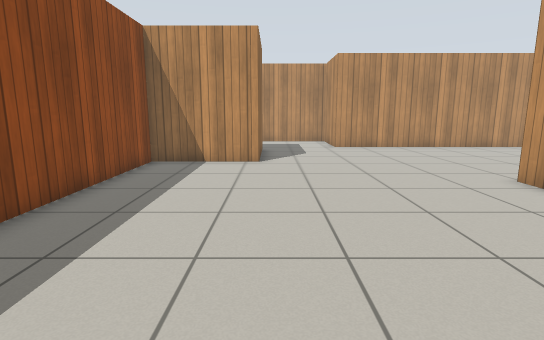
[1] (above)

18 first-person views from a walk through a world built for the Gazebo simulator. The camera is 0.94 m above the floor, tilts 10° down and sees 80° across. The floor is counted in squares, 0.5 m on a side. Each view is taken from the middle of a square. On the plan, view 1 faces up. The plan holds only what a view shows up to about 17 squares ahead; the rest is blank. The place goes on beyond the plan. Simple patterns stand in for the simulator's built-in surfaces.

[2]
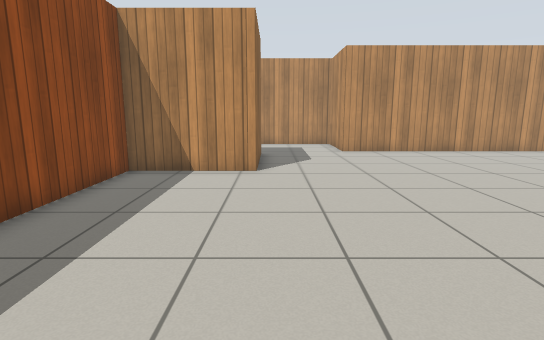

[3]
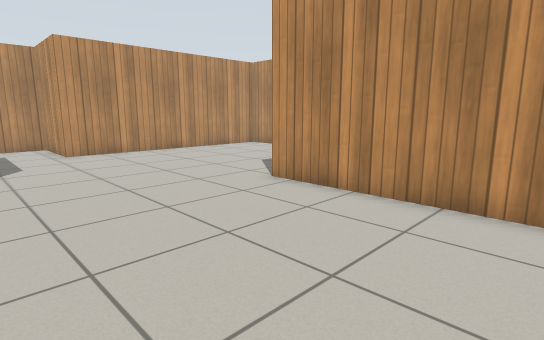

[4]
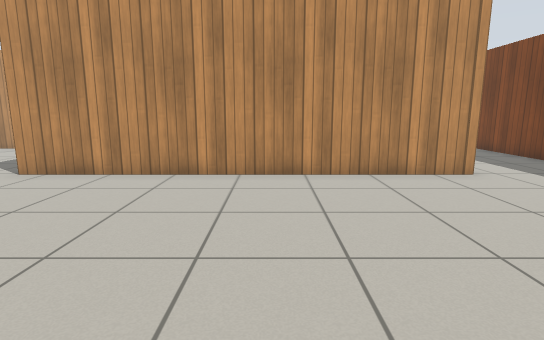

[5]
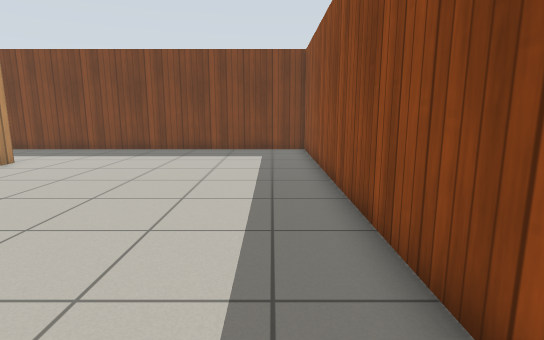

[6]
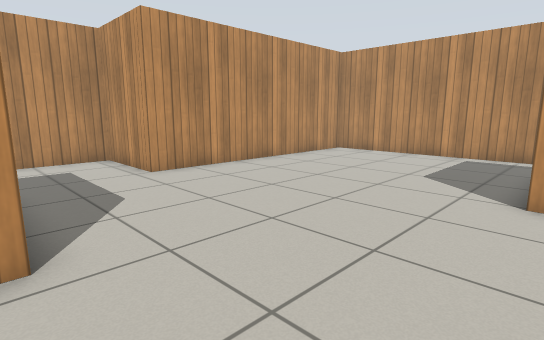

[7]
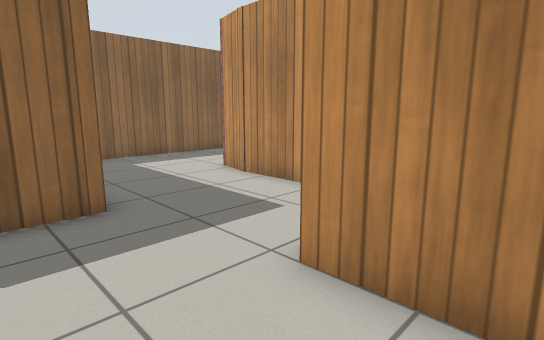

[8]
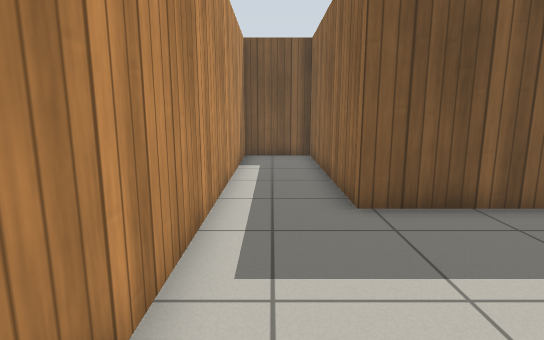

[9]
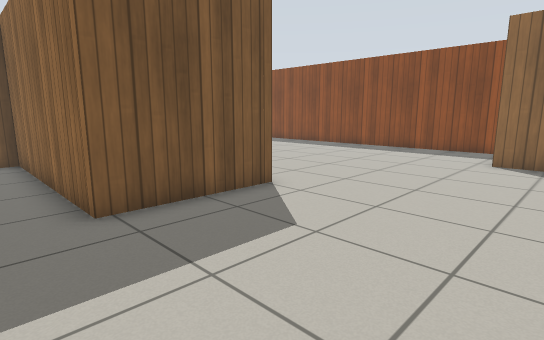

[10]
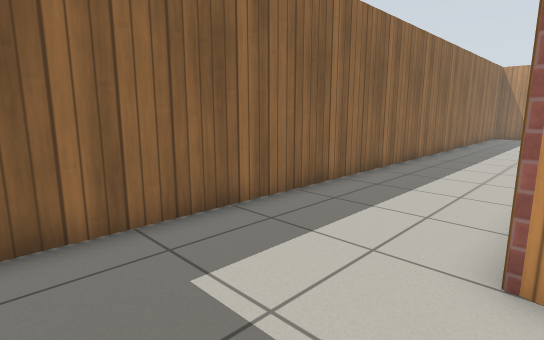

[11]
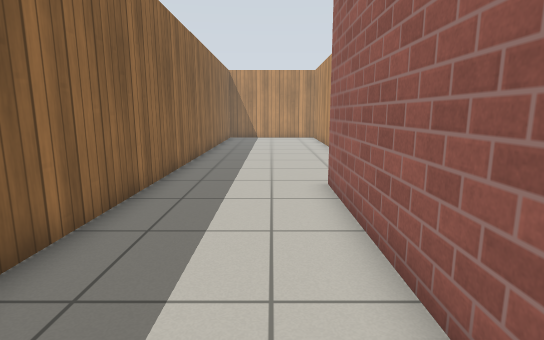

[12]
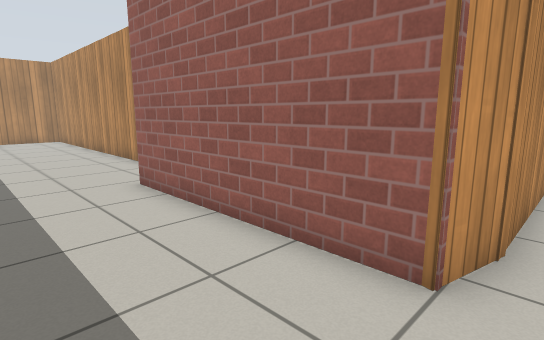

[13]
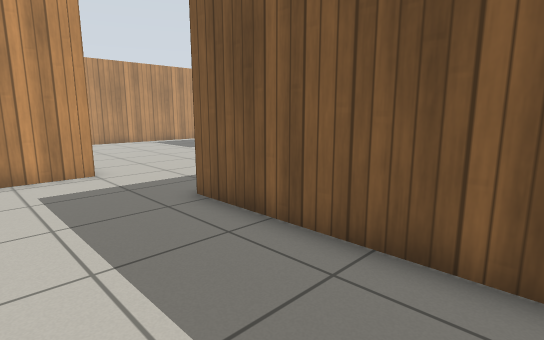

[14]
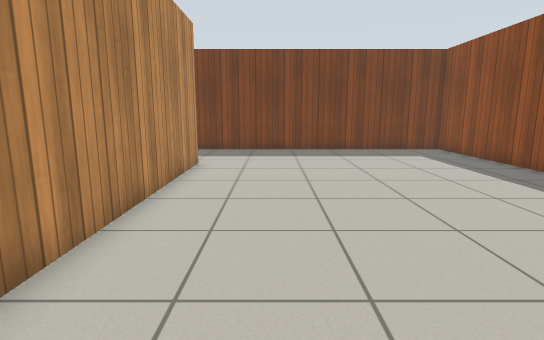

[15]
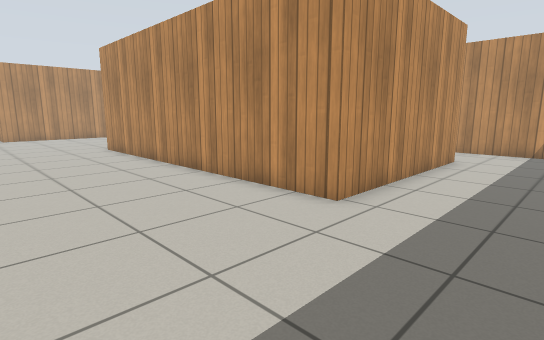

[16]
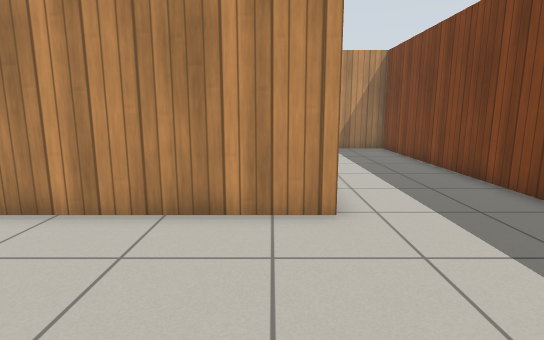

[17]
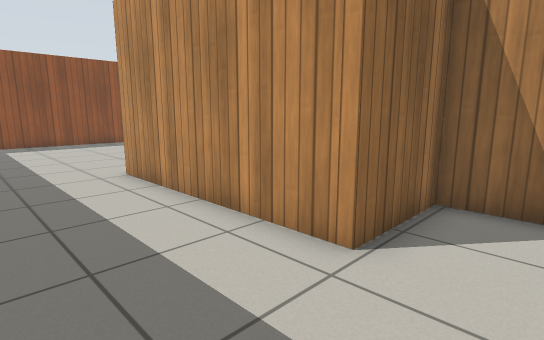

[18]
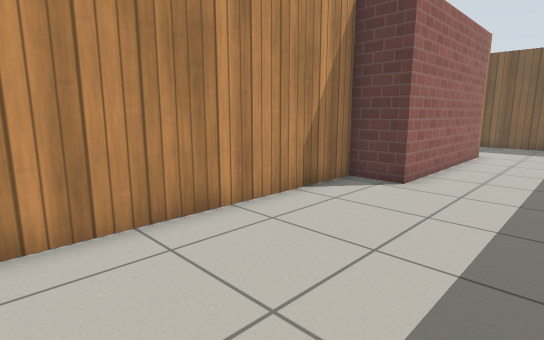

### Floor plan
Points are (right, up) in squares from view 1. A wall is a line through its corners. A room is listed if a view was taken in it or the views show most of it. See-through windows are left out.
Room 1 (views 1, 2, 3, 4, 5, 6, 7, 8, 9, 10, 11, 12, 13, 14, 15, 16, 17)
walls: (16.6, -2) (14.8, -2) (14.8, -5.2) (6.8, -5.2) (6.8, 8.8) (11.3, 8.8) (11.3, 0.6) (14.2, 0.6) (14.2, 17.6); (-6.9, 17) (-0.5, 17) (-0.5, 12.5) (-4.7, 12.5) (-4.7, -9.9) (17.5, -9.9); (13.9, 18) (3.5, 18) (3.5, 21.7) (-2.2, 21.7); (-1.9, 21.7) (-3.5, 22); (-8.2, 21.5) (-8.2, 18.3)
ways out: opening at (-6, 21) to room 2
Room 2 (view 18)
walls: (-8.2, 38.4) (-8.2, 21.5); (-3.5, 22) (-3.5, 29.5) (-1.8, 29.5) (-1.8, 38.5)
ways out: opening at (-6, 21) to room 1

Where each view was taken, in squares from view 1:
view 1: 0 up, 0 right, facing up
view 2: 2 up, 0 right, facing up
view 3: 2 up, 0 right, facing up-right
view 4: 1 up, 3 left, facing right
view 5: 7 up, 3 left, facing down
view 6: 8 up, 1 left, facing up-right
view 7: 15 up, 6 right, facing up-left
view 8: 15 up, 13 right, facing down
view 9: 15 up, 13 right, facing down-left
view 10: 18 up, 3 left, facing up-left
view 11: 21 up, 5 left, facing up
view 12: 21 up, 7 left, facing up-right
view 13: 21 up, 7 left, facing down-right
view 14: 7 up, 4 right, facing down
view 15: 9 down, 1 right, facing up-right
view 16: 4 down, 1 right, facing right
view 17: 9 down, 17 right, facing up-left
view 18: 38 up, 7 left, facing down-right
